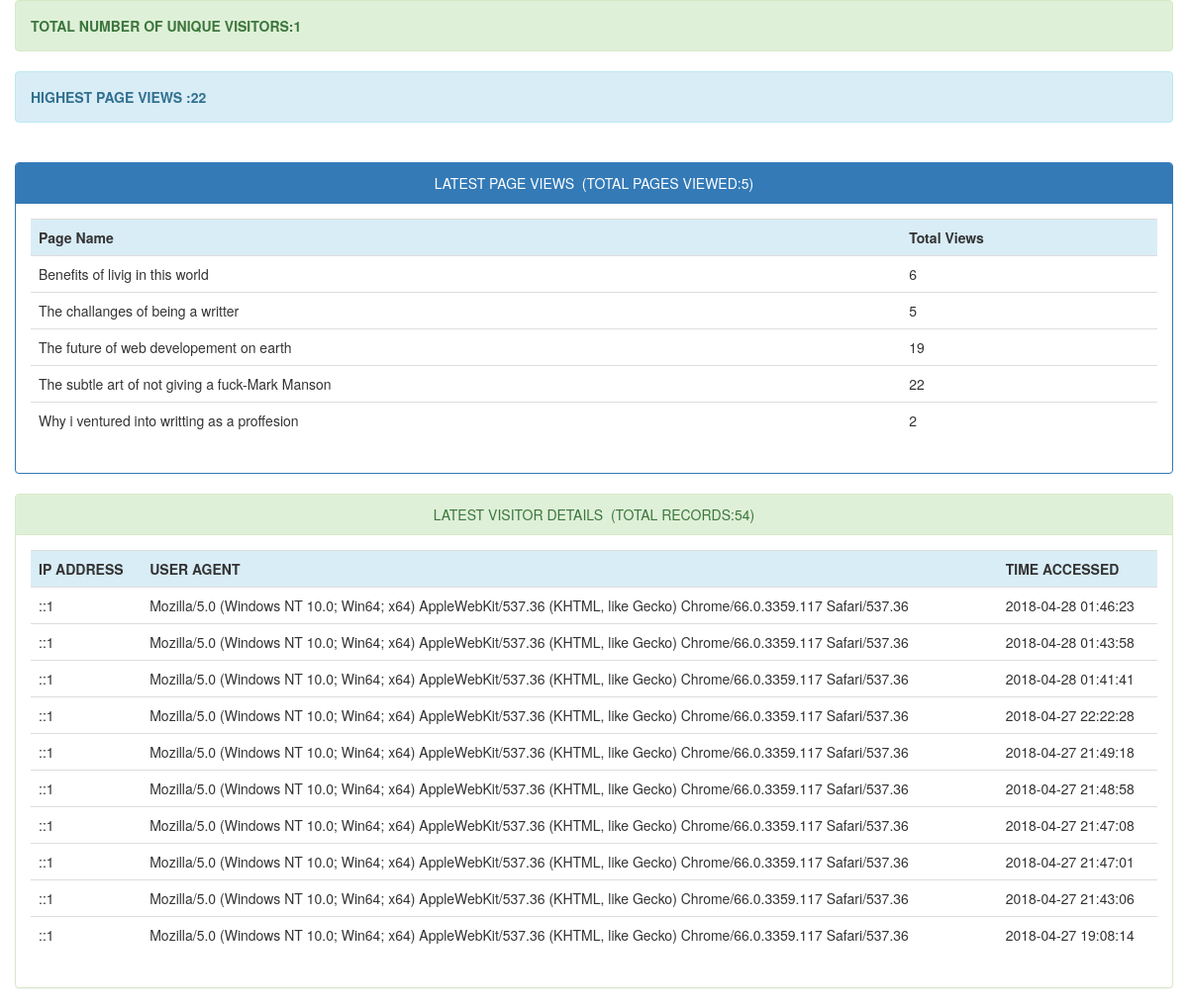
The page /adminstats/index.php on the database as committed earlier.
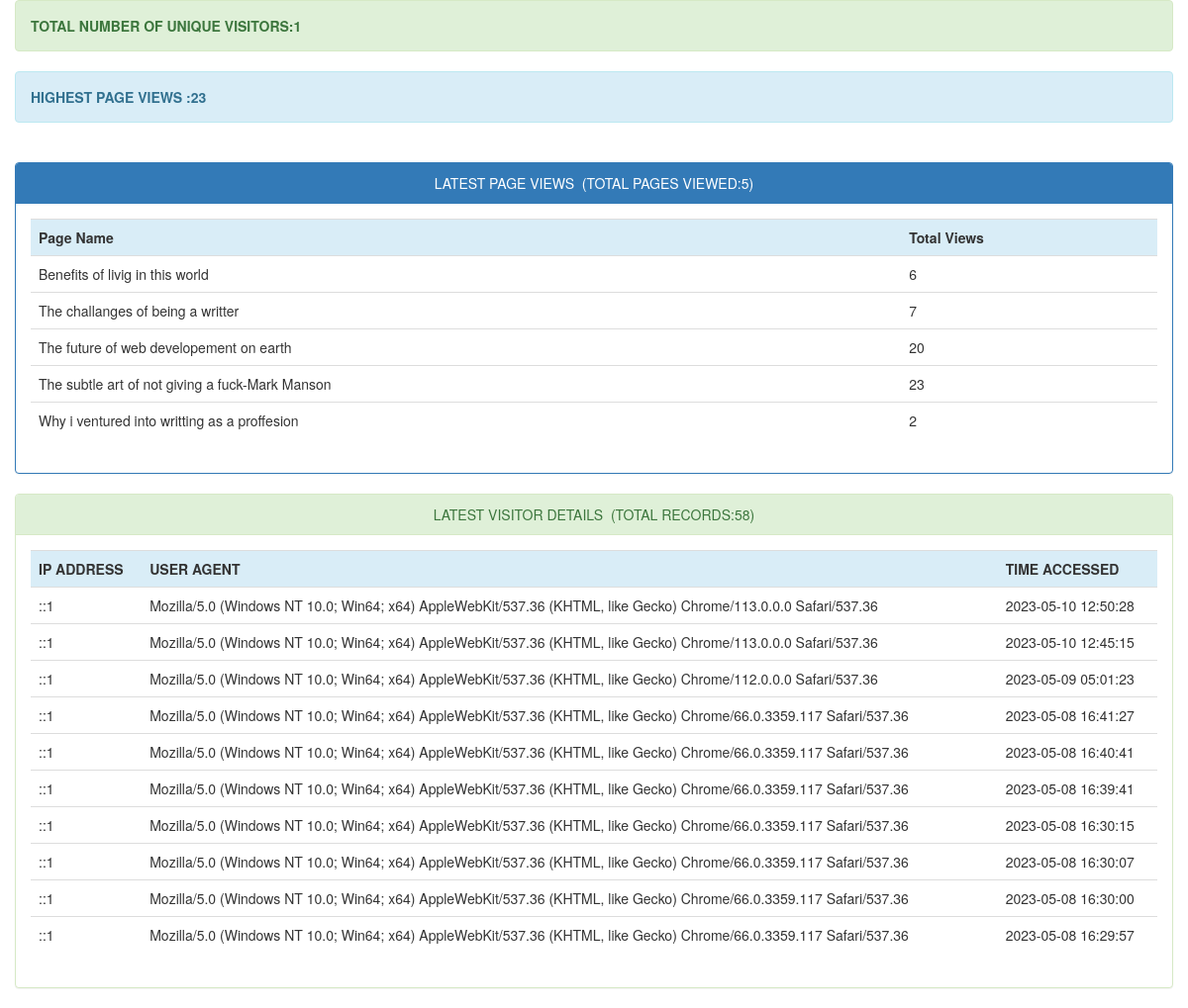
The same page on the database as committed later.
### tables this page shows
CREATE TABLE IF NOT EXISTS `page_hits` (
  `page` varchar(255) NOT NULL,
  `count` int(11) DEFAULT NULL,
  PRIMARY KEY (`page`)
);

CREATE TABLE IF NOT EXISTS `visitor_info` (
  `id` int(11) NOT NULL AUTO_INCREMENT,
  `ip_address` varchar(255) DEFAULT NULL,
  `user_agent` varchar(255) DEFAULT NULL,
  `time_accessed` timestamp NOT NULL DEFAULT CURRENT_TIMESTAMP,
  PRIMARY KEY (`id`)
);

### adminstats/index.php (the view, shortened to what this page needs)
<!DOCTYPE html>
<html>
<head>
	<link rel="stylesheet" type="text/css" href="bootstrap/css/bootstrap.css">
	<link rel="stylesheet" type="text/css" href="bootstrap/css/bootstrap.min.css">
</head>
<body>
	<div class="container">
		<div class="row">
			<div class="alert alert-success">
				<strong><?php
				$sql = "SELECT COUNT(DISTINCT ip_address) AS alias FROM visitor_info";
				$query = $db->prepare($sql);
				$query->execute();
				$unique_visitors = $query->fetch()['alias'];
				echo "TOTAL NUMBER OF UNIQUE VISITORS:".$unique_visitors;
				?></strong>
			</div>
			<div class="alert alert-info">
				<strong><?php
				$sql = "SELECT MAX(count) AS maximum FROM page_hits";
				$query = $db->prepare($sql);
				$query->execute();
				$maxcount = $query->fetch()['maximum'];
				echo "HIGHEST PAGE VIEWS :".$maxcount;
				?></strong>
			</div><br>
			<div class="panel panel-primary">
				<div class="panel-heading text-center">LATEST PAGE VIEWS&nbsp;&nbsp;(TOTAL PAGES VIEWED:<?php require_once("count_pages.php"); ?>)</div>
				<div class="panel-body">
					<div class="table-responsive">
						<table class="table">
							<tr class="info">
								<th>Page Name</th>
								<th>Total Views</th>
							</tr>
							<?php
							include("connect.php");
							try {
								$con=new PDO($dsn,$username,$password);
								$con->setAttribute(PDO::ATTR_ERRMODE,PDO::ERRMODE_EXCEPTION);
							} catch (Exception $ex) {
								echo 'Not Connected '.$ex->getMessage();
							}
							$stmt=$con->prepare('SELECT * FROM page_hits LIMIT 30');
							$stmt->execute();
							$resources=$stmt->fetchAll();
							foreach ($resources as $resource) {
								echo '
								<tr>
								<td>'.$resource['page'].'</td>
								<td>'.$resource['count'].'</td>
								</tr>';
							}
							?>
						</table>
					</div>
				</div>
			</div>
		</div>
		<div class="row">
			<div class="panel panel-success">
				<div class="panel-heading text-center">LATEST VISITOR DETAILS&nbsp;&nbsp;(TOTAL RECORDS:<?php require_once("count_user_stats.php"); ?>)</div>
				<div class="panel-body">
					<div class="table-responsive">
						<table class="table">
							<tr class="info">
								<th>IP ADDRESS</th>
								<th>USER AGENT</th>
								<th>TIME ACCESSED</th>
							</tr>
							<?php
							include("connect.php");
							try {
								$con=new PDO($dsn,$username,$password);
								$con->setAttribute(PDO::ATTR_ERRMODE,PDO::ERRMODE_EXCEPTION);
							} catch (Exception $ex) {
								echo 'Not Connected '.$ex->getMessage();
							}
							$stmt=$con->prepare('SELECT * FROM visitor_info ORDER BY time_accessed DESC LIMIT 10');
							$stmt->execute();
							$resources=$stmt->fetchAll();
							foreach ($resources as $resource) {
								echo '
								<tr>
								<td>'.$resource['ip_address'].'</td>
								<td>'.$resource['user_agent'].'</td>
								<td>'.$resource['time_accessed'].'</td>
								</tr>';
							}
							?>
						</table>
					</div>
				</div>
			</div>
		</div>
	</div>
</body>
</html>

### adminstats/count_user_stats.php (shortened to what this page needs)
<?php
include("db.php");
$sql="SELECT * FROM visitor_info ORDER BY id";
if ($result=mysqli_query($con,$sql))
  {
  $rowcount=mysqli_num_rows($result);
  printf("%d",$rowcount);
  }
?>

Rows that differ between the two databases and show on the page:
no longer on this page (row unchanged): visitor_info: ip_address "::1", user_agent "Mozilla/5.0 (Windows NT 10.0; Win64; x64) AppleWebKit/537.36 (KHTML, like Gecko) Chrome/66.0.3359.117 Safari/537.36", time_accessed "2018-04-28 01:46:23"
no longer on this page (row unchanged): visitor_info: ip_address "::1", user_agent "Mozilla/5.0 (Windows NT 10.0; Win64; x64) AppleWebKit/537.36 (KHTML, like Gecko) Chrome/66.0.3359.117 Safari/537.36", time_accessed "2018-04-28 01:43:58"
no longer on this page (row unchanged): visitor_info: ip_address "::1", user_agent "Mozilla/5.0 (Windows NT 10.0; Win64; x64) AppleWebKit/537.36 (KHTML, like Gecko) Chrome/66.0.3359.117 Safari/537.36", time_accessed "2018-04-28 01:41:41"
no longer on this page (row unchanged): visitor_info: ip_address "::1", user_agent "Mozilla/5.0 (Windows NT 10.0; Win64; x64) AppleWebKit/537.36 (KHTML, like Gecko) Chrome/66.0.3359.117 Safari/537.36", time_accessed "2018-04-27 22:22:28"
no longer on this page (row unchanged): visitor_info: ip_address "::1", user_agent "Mozilla/5.0 (Windows NT 10.0; Win64; x64) AppleWebKit/537.36 (KHTML, like Gecko) Chrome/66.0.3359.117 Safari/537.36", time_accessed "2018-04-27 21:49:18"
no longer on this page (row unchanged): visitor_info: ip_address "::1", user_agent "Mozilla/5.0 (Windows NT 10.0; Win64; x64) AppleWebKit/537.36 (KHTML, like Gecko) Chrome/66.0.3359.117 Safari/537.36", time_accessed "2018-04-27 21:48:58"
no longer on this page (row unchanged): visitor_info: ip_address "::1", user_agent "Mozilla/5.0 (Windows NT 10.0; Win64; x64) AppleWebKit/537.36 (KHTML, like Gecko) Chrome/66.0.3359.117 Safari/537.36", time_accessed "2018-04-27 21:47:08"
no longer on this page (row unchanged): visitor_info: ip_address "::1", user_agent "Mozilla/5.0 (Windows NT 10.0; Win64; x64) AppleWebKit/537.36 (KHTML, like Gecko) Chrome/66.0.3359.117 Safari/537.36", time_accessed "2018-04-27 21:47:01"
no longer on this page (row unchanged): visitor_info: ip_address "::1", user_agent "Mozilla/5.0 (Windows NT 10.0; Win64; x64) AppleWebKit/537.36 (KHTML, like Gecko) Chrome/66.0.3359.117 Safari/537.36", time_accessed "2018-04-27 21:43:06"
no longer on this page (row unchanged): visitor_info: ip_address "::1", user_agent "Mozilla/5.0 (Windows NT 10.0; Win64; x64) AppleWebKit/537.36 (KHTML, like Gecko) Chrome/66.0.3359.117 Safari/537.36", time_accessed "2018-04-27 19:08:14"
changed page_hits "The challanges of being a writter": count "5" → "7"
changed page_hits "The future of web developement on earth": count "19" → "20"
changed page_hits "The subtle art of not giving a fuck-Mark Manson": count "22" → "23"
added visitor_info: ip_address "::1", user_agent "Mozilla/5.0 (Windows NT 10.0; Win64; x64) AppleWebKit/537.36 (KHTML, like Gecko) Chrome/113.0.0.0 Safari/537.36", time_accessed "2023-05-10 12:50:28"
added visitor_info: ip_address "::1", user_agent "Mozilla/5.0 (Windows NT 10.0; Win64; x64) AppleWebKit/537.36 (KHTML, like Gecko) Chrome/113.0.0.0 Safari/537.36", time_accessed "2023-05-10 12:45:15"
added visitor_info: ip_address "::1", user_agent "Mozilla/5.0 (Windows NT 10.0; Win64; x64) AppleWebKit/537.36 (KHTML, like Gecko) Chrome/112.0.0.0 Safari/537.36", time_accessed "2023-05-09 05:01:23"
now on this page (row edited): visitor_info: ip_address "::1", user_agent "Mozilla/5.0 (Windows NT 10.0; Win64; x64) AppleWebKit/537.36 (KHTML, like Gecko) Chrome/66.0.3359.117 Safari/537.36", time_accessed "2023-05-08 16:41:27"
now on this page (row edited): visitor_info: ip_address "::1", user_agent "Mozilla/5.0 (Windows NT 10.0; Win64; x64) AppleWebKit/537.36 (KHTML, like Gecko) Chrome/66.0.3359.117 Safari/537.36", time_accessed "2023-05-08 16:40:41"
now on this page (row edited): visitor_info: ip_address "::1", user_agent "Mozilla/5.0 (Windows NT 10.0; Win64; x64) AppleWebKit/537.36 (KHTML, like Gecko) Chrome/66.0.3359.117 Safari/537.36", time_accessed "2023-05-08 16:39:41"
now on this page (row edited): visitor_info: ip_address "::1", user_agent "Mozilla/5.0 (Windows NT 10.0; Win64; x64) AppleWebKit/537.36 (KHTML, like Gecko) Chrome/66.0.3359.117 Safari/537.36", time_accessed "2023-05-08 16:30:15"
now on this page (row edited): visitor_info: ip_address "::1", user_agent "Mozilla/5.0 (Windows NT 10.0; Win64; x64) AppleWebKit/537.36 (KHTML, like Gecko) Chrome/66.0.3359.117 Safari/537.36", time_accessed "2023-05-08 16:30:07"
now on this page (row edited): visitor_info: ip_address "::1", user_agent "Mozilla/5.0 (Windows NT 10.0; Win64; x64) AppleWebKit/537.36 (KHTML, like Gecko) Chrome/66.0.3359.117 Safari/537.36", time_accessed "2023-05-08 16:30:00"
now on this page (row edited): visitor_info: ip_address "::1", user_agent "Mozilla/5.0 (Windows NT 10.0; Win64; x64) AppleWebKit/537.36 (KHTML, like Gecko) Chrome/66.0.3359.117 Safari/537.36", time_accessed "2023-05-08 16:29:57"
Other text that changed with them:
$maxcount: "22" → "23"
$rowcount: "54" → "58"
